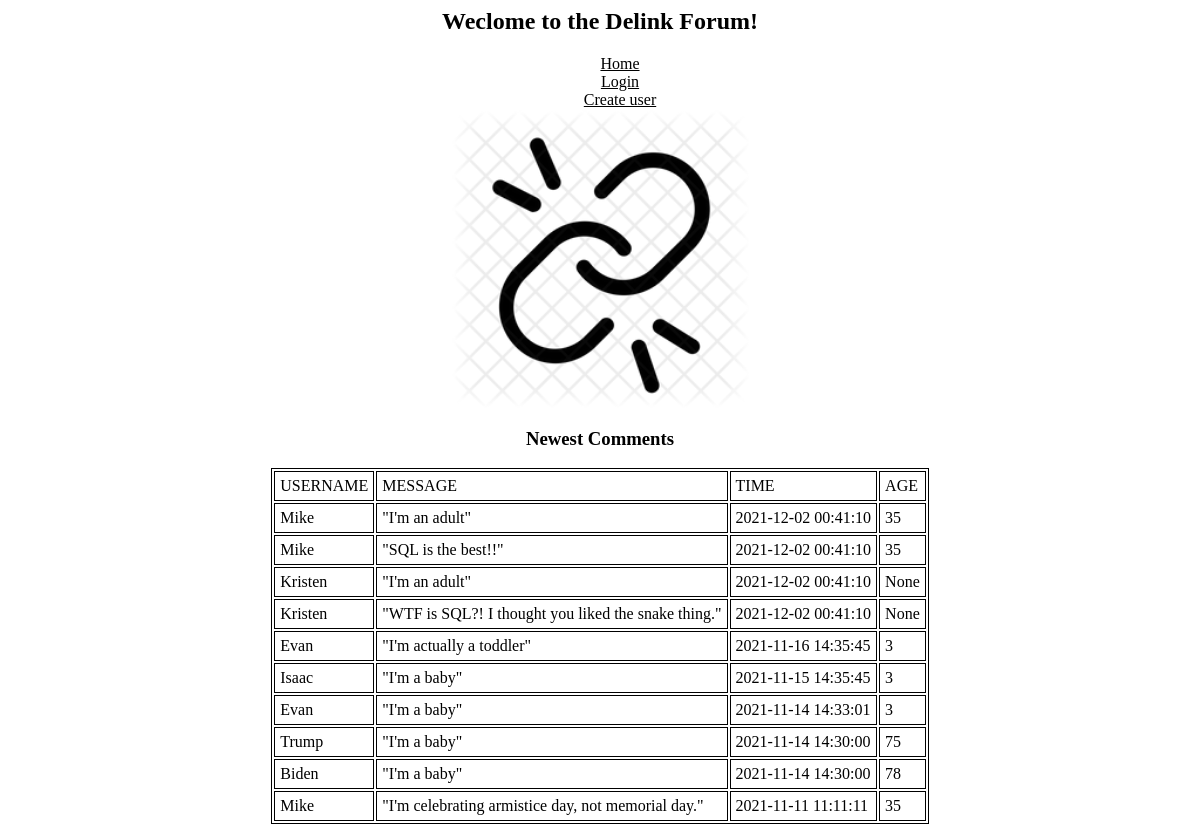
The page / on the database its author committed.
### tables this page shows
CREATE TABLE users (
    id INTEGER PRIMARY KEY,
    username TEXT NOT NULL UNIQUE,
    password TEXT NOT NULL,
    age INTEGER
);

CREATE TABLE messages (
    id integer primary key,
    sender_id integer not null,
    message text not null,
    created_at timestamp not null default current_timestamp
    );

### final.py (the view)
@app.route('/')
def root():
    print_debug_info()
    messages = []
    con = sqlite3.connect(args.db_file)
    cur = con.cursor()
    cur.execute('''SELECT * FROM messages ORDER BY created_at DESC''')
    for row in cur.fetchall():
        cur.execute('''SELECT * FROM users where id =''' + str(row[1]))
        for row2 in cur.fetchall():
            message_dic = {
            'Username' : row2[1],
            'Message' : row[2],
            'Time' : row[3],
            'Age' : row2[3]
            }
            messages.append(message_dic)
    username = request.cookies.get('username')
    password = request.cookies.get('password')
    is_logged_in = is_valid_login(con, username, password)
    return render_template('root.html', messages = messages, is_logged_in=is_logged_in)

### final.py (called while the page is built)
def print_debug_info():
    print("request.args.get('username')=",request.args.get('username'))
    print("request.args.get('password')=",request.args.get('password'))
    print("request.form.get('username')=",request.form.get('username'))
    print("request.form.get('password')=",request.form.get('password'))
    print("request.cookies.get('username')=",request.cookies.get('username'))
    print("request.cookies.get('password')=",request.cookies.get('password'))

def is_valid_login(con, username, password):
    sql = """
    SELECT username,password
    FROM users
    WHERE username=? --- Question mark means that we dont know what it is, but will come later
      AND password=?;
    """
    print('is_valid_login: sql=',sql)
    cur = con.cursor()
    cur.execute(sql, [username,password]) #the bracket is parameter
    rows = cur.fetchall()
    if len(list(rows))==0:
        return False
    else:
        return True

### templates/root.html (shortened to what this page needs)
<head>
    <link rel="stylesheet" href="/static/database.css">
</head>
<body>
    {% extends 'base.html' %}
{% block title %}
<div class="center">
    <p><strong><h2>Weclome to the Delink Forum!</h2></strong></p>
{% endblock %}
{% block content %}
    <img src="/static/delink.png" width=300px length=600px alt= "Your image did not load :("/>
    <p><h3><b>Newest Comments</b></h3></p>
</div>
    <table id="center_table" border=1 cellpadding=5>
        <td>USERNAME</td><td>MESSAGE</td><td>TIME</td><td>AGE</td>
        {% for message in messages %}
        <tr>
            <td>{{message['Username']}}</td><td>"{{message['Message']}}"</td><td>{{message['Time']}}</td><td>{{message['Age']}}</td>
        </tr>
        {% endfor %}
    </table>
{% endblock %}

### templates/base.html (shortened to what this page needs)
<html>
    <head>
        <link rel="stylesheet" href="/static/database.css">
    </head>
    <body>
        {% block title %}
        {% endblock %}
        <div class="center">
            <ul>
                <li><a href='/'>Home</a></li>
                {% if is_logged_in %}
                <li><a href='/logout'>Logout</a></li>
                <li><a href='/create_message'>Create message</a></li>
                {% else %}
                <li><a href='/login'>Login</a></li>
                <li><a href='/create_user'>Create user</a></li>
                {% endif %}
            </ul>
        </div>
        {% block content %}
        {% endblock %}
    </body>
</html>

### static/database.css (style rules this page uses)
ul { list-style-type: none; margin: 0; }
table, th, td { border: 1.0px solid black; }
a { color: black; }
.center { text-align:center; }
#center_table { margin-left: auto; margin-right: auto; }

### rows shown on the page
users: Username "Mike" "Mike" "Mike"
messages: Message "I'm an adult", Time "2021-12-02 00:41:10"
messages: Message "SQL is the best!!", Time "2021-12-02 00:41:10"
users: Username "Kristen" "Kristen"
messages: Message "I'm an adult", Time "2021-12-02 00:41:10"
messages: Message "WTF is SQL?! I thought you liked the snake thing.", Time "2021-12-02 00:41:10"
users: Username "Evan" "Evan"
messages: Message "I'm actually a toddler", Time "2021-11-16 14:35:45"
users: Username "Isaac"
messages: Message "I'm a baby", Time "2021-11-15 14:35:45"
messages: Message "I'm a baby", Time "2021-11-14 14:33:01"
users: Username "Trump"
messages: Message "I'm a baby", Time "2021-11-14 14:30:00"
users: Username "Biden"
messages: Message "I'm a baby", Time "2021-11-14 14:30:00"
messages: Message "I'm celebrating armistice day, not memorial day.", Time "2021-11-11 11:11:11"

### other values the page prints
{{ message['Age'] }} "35" "35" "None" "None" "3" "3" "3" "75" "78" "35"
